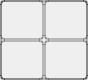
<?xml version="1.0" encoding="UTF-8"?>
<ui version="4.0">
 <class>CustomPlotPositionButton</class>
 <widget class="QWidget" name="CustomPlotPositionButton">
  <property name="geometry">
   <rect>
    <x>0</x>
    <y>0</y>
    <width>88</width>
    <height>80</height>
   </rect>
  </property>
  <property name="sizePolicy">
   <sizepolicy hsizetype="Fixed" vsizetype="Fixed">
    <horstretch>0</horstretch>
    <verstretch>0</verstretch>
   </sizepolicy>
  </property>
  <property name="minimumSize">
   <size>
    <width>80</width>
    <height>80</height>
   </size>
  </property>
  <property name="windowTitle">
   <string>Form</string>
  </property>
  <property name="styleSheet">
   <string notr="true">QWidget {
  border-radius: 4px;
  border: 2px solid rgba(0, 0, 0, 60);
  background-color: none;
}

QPushButton[selected=true] { background-color: #4A64FF;}
QPushButton[selected=false] { background-color: rgba(0, 0, 0, 60); }</string>
  </property>
  <layout class="QGridLayout" name="gridLayout">
   <property name="sizeConstraint">
    <enum>QLayout::SetDefaultConstraint</enum>
   </property>
   <property name="leftMargin">
    <number>0</number>
   </property>
   <property name="topMargin">
    <number>0</number>
   </property>
   <property name="rightMargin">
    <number>0</number>
   </property>
   <property name="bottomMargin">
    <number>0</number>
   </property>
   <property name="spacing">
    <number>0</number>
   </property>
   <item row="1" column="1">
    <widget class="QPushButton" name="btnRightBot">
     <property name="sizePolicy">
      <sizepolicy hsizetype="MinimumExpanding" vsizetype="MinimumExpanding">
       <horstretch>0</horstretch>
       <verstretch>0</verstretch>
      </sizepolicy>
     </property>
     <property name="minimumSize">
      <size>
       <width>20</width>
       <height>20</height>
      </size>
     </property>
     <property name="text">
      <string/>
     </property>
     <property name="checkable">
      <bool>true</bool>
     </property>
     <property name="flat">
      <bool>false</bool>
     </property>
    </widget>
   </item>
   <item row="0" column="1">
    <widget class="QPushButton" name="btnRightTop">
     <property name="sizePolicy">
      <sizepolicy hsizetype="MinimumExpanding" vsizetype="MinimumExpanding">
       <horstretch>0</horstretch>
       <verstretch>0</verstretch>
      </sizepolicy>
     </property>
     <property name="minimumSize">
      <size>
       <width>20</width>
       <height>20</height>
      </size>
     </property>
     <property name="text">
      <string/>
     </property>
     <property name="checkable">
      <bool>true</bool>
     </property>
     <property name="flat">
      <bool>false</bool>
     </property>
    </widget>
   </item>
   <item row="1" column="0">
    <widget class="QPushButton" name="btnLeftBot">
     <property name="sizePolicy">
      <sizepolicy hsizetype="MinimumExpanding" vsizetype="MinimumExpanding">
       <horstretch>0</horstretch>
       <verstretch>0</verstretch>
      </sizepolicy>
     </property>
     <property name="minimumSize">
      <size>
       <width>20</width>
       <height>20</height>
      </size>
     </property>
     <property name="styleSheet">
      <string notr="true"/>
     </property>
     <property name="text">
      <string/>
     </property>
     <property name="checkable">
      <bool>true</bool>
     </property>
     <property name="flat">
      <bool>false</bool>
     </property>
    </widget>
   </item>
   <item row="0" column="0">
    <widget class="QPushButton" name="btnLeftTop">
     <property name="sizePolicy">
      <sizepolicy hsizetype="MinimumExpanding" vsizetype="MinimumExpanding">
       <horstretch>0</horstretch>
       <verstretch>0</verstretch>
      </sizepolicy>
     </property>
     <property name="minimumSize">
      <size>
       <width>20</width>
       <height>20</height>
      </size>
     </property>
     <property name="text">
      <string/>
     </property>
     <property name="checkable">
      <bool>true</bool>
     </property>
     <property name="flat">
      <bool>false</bool>
     </property>
    </widget>
   </item>
  </layout>
 </widget>
 <resources/>
 <connections/>
</ui>
